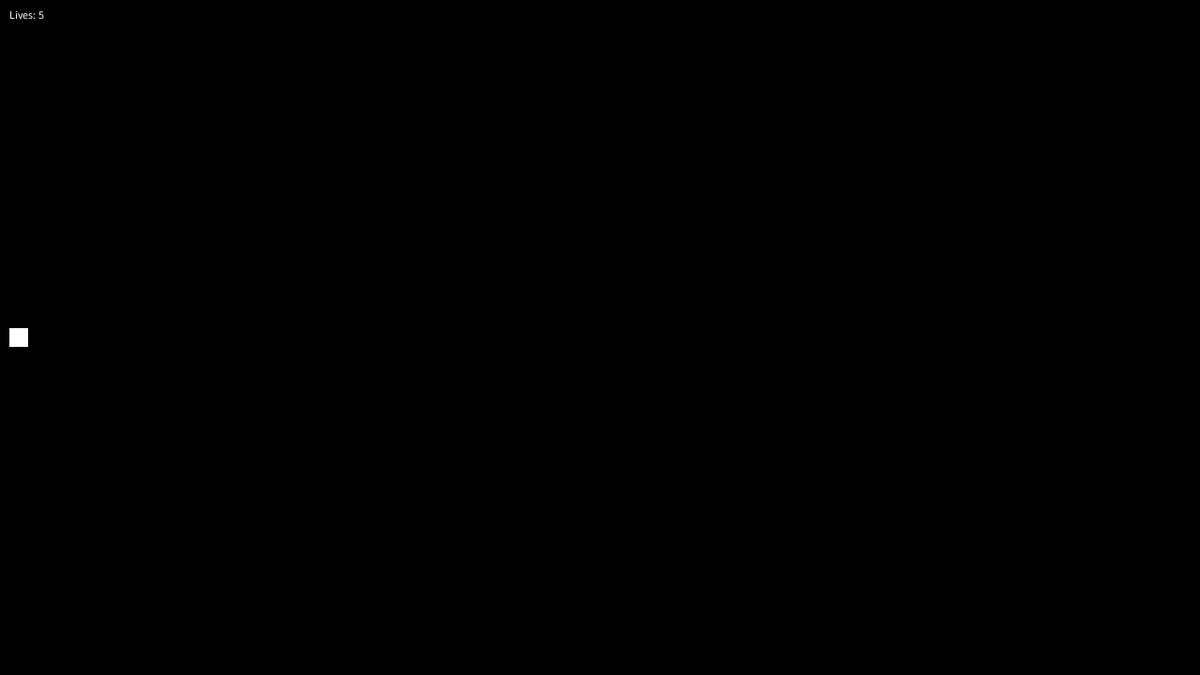
Frame 1 (no input)
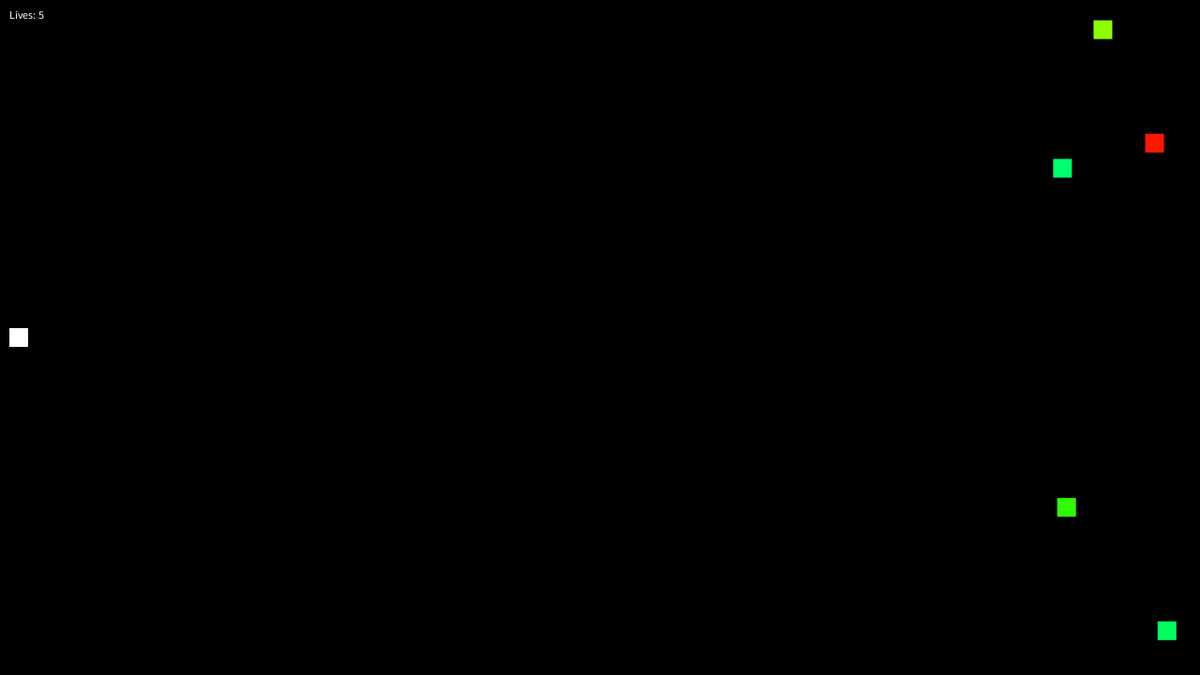
Frame 60 (the mouse pressed at the canvas centre just before this capture)
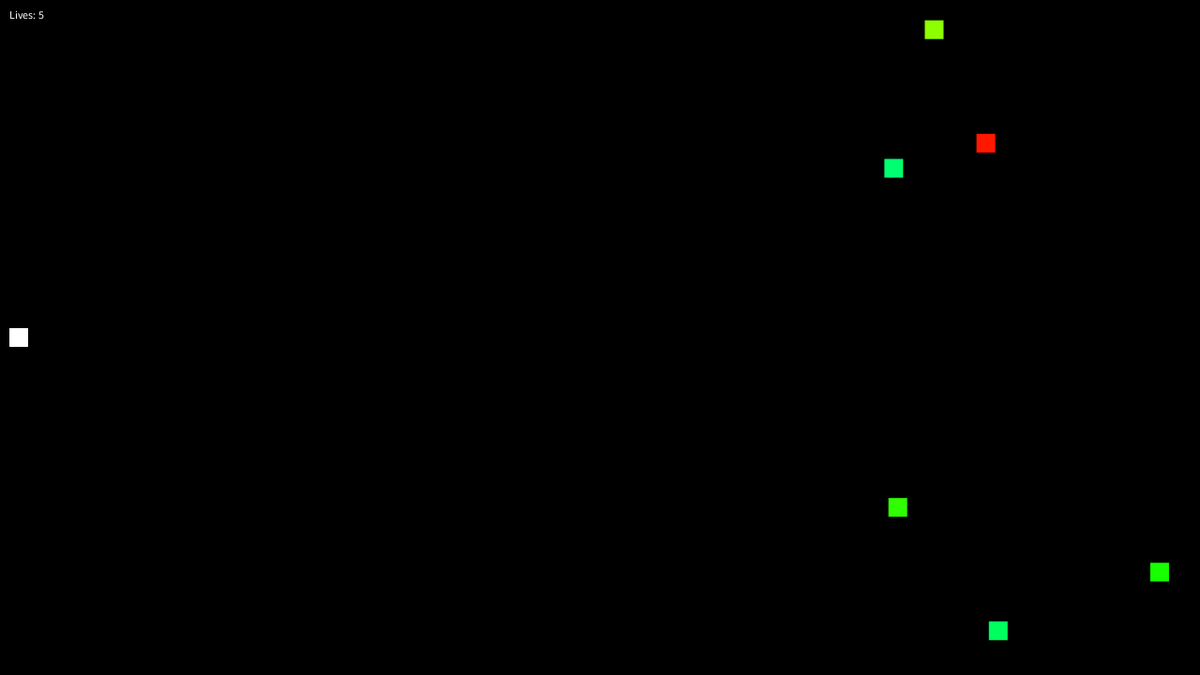
Frame 120 (the mouse held since frame 60 and released just before this capture)

The Processing sketch that drew these frames (run headless with seeded random() and noise(); from frame 60 on, the mouse is pressed at the canvas centre):

// Processing sketch: Squares
// ── Squares.pde
void setup()
{
  size(1280, 720);
  px = 10;
  py = (height / 2) - (size / 2);
  noStroke();
  colorMode(HSB);
  initEnemies();
}

void initEnemies()
{
  for(int i = 0 ; i < numEnemies ; i ++)
  {
    ex[i] = random(width, width * 2);
    ey[i] = random(0, height - size);
    ec[i] = color(random(0, 255), 255, 255);
  }
}

int numEnemies = 10;
float[] ex = new float[numEnemies];
float[] ey = new float[numEnemies];
color ec[] = new color[numEnemies];

float px, py;
float size = 20;
int lives = 5;



void playerStuff()
{
    if (checkKey('w') && py > 0)
    {
      py -=5;
    }
    if (checkKey('s') && py < height - size)
    {
      py +=5;
    }
    fill(255);
    rect(px, py, 20, 20);    
}

void enemyStuff()
{
  for(int i = 0 ; i < numEnemies ; i ++)
  {
    fill(ec[i]);    
    rect(ex[i], ey[i], size, size);
    ex[i] -= 3;
    if (ex[i] < -size)
    {
      ex[i] = width; //<>//
      ey[i] = random(0, height - size);
      ec[i] = color(random(0, 255), 255, 255);
    }
  }
}

void checkCollisions()
{
  // Player center
  float pcx = px + size / 2;
  float pcy = py + size / 2;
  for(int i = 0 ; i < numEnemies ; i ++)
  {
    if (pcx >= ex[i] && pcx <= ex[i] + size && pcy >= ey[i] && pcy <= ey[i] + size)
    {
      lives --;
      ex[i] = width;
    }
  }
  
}

void draw()
{ 
  background(0);
  if (lives > 0)
  {
    playerStuff();
    enemyStuff();
    checkCollisions();
    fill(255);
    text("Lives: " + lives, 10, 20);
  }
  else
  {
    fill(255);
    textAlign(CENTER, CENTER);
    text("Game Over", width / 2, height / 2);
  }
}

boolean[] keys = new boolean[1024];

boolean checkKey(int k)
{
  if (keys.length >= k) 
  {
    return keys[k] || keys[Character.toUpperCase(k)];  
  }
  return false;
}

void keyPressed()
{ 
  keys[keyCode] = true;
}
 
void keyReleased()
{
  keys[keyCode] = false; 
}
